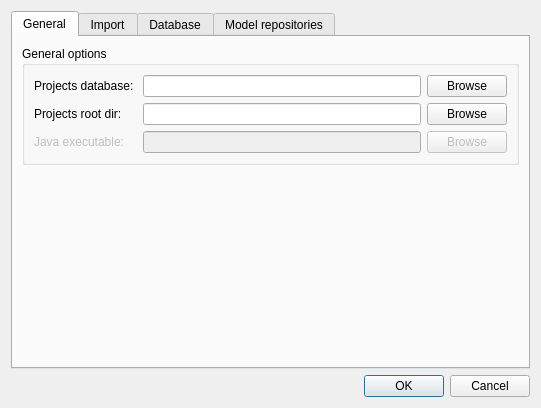
<?xml version="1.0" encoding="UTF-8"?>
<ui version="4.0">
 <class>Options</class>
 <widget class="QDialog" name="Options">
  <property name="geometry">
   <rect>
    <x>0</x>
    <y>0</y>
    <width>541</width>
    <height>408</height>
   </rect>
  </property>
  <property name="sizePolicy">
   <sizepolicy hsizetype="Minimum" vsizetype="Preferred">
    <horstretch>0</horstretch>
    <verstretch>0</verstretch>
   </sizepolicy>
  </property>
  <property name="windowTitle">
   <string> Options</string>
  </property>
  <layout class="QGridLayout" name="gridLayout">
   <item row="3" column="0">
    <widget class="QDialogButtonBox" name="buttonBox">
     <property name="enabled">
      <bool>true</bool>
     </property>
     <property name="standardButtons">
      <set>QDialogButtonBox::Cancel|QDialogButtonBox::Ok</set>
     </property>
    </widget>
   </item>
   <item row="0" column="0">
    <widget class="QTabWidget" name="tabWidget">
     <property name="enabled">
      <bool>true</bool>
     </property>
     <property name="tabShape">
      <enum>QTabWidget::Rounded</enum>
     </property>
     <property name="currentIndex">
      <number>0</number>
     </property>
     <property name="elideMode">
      <enum>Qt::ElideLeft</enum>
     </property>
     <widget class="QWidget" name="tabGeneral">
      <property name="enabled">
       <bool>true</bool>
      </property>
      <attribute name="title">
       <string>General</string>
      </attribute>
      <layout class="QGridLayout" name="gridLayout_2">
       <item row="1" column="0">
        <spacer name="verticalSpacer_2">
         <property name="orientation">
          <enum>Qt::Vertical</enum>
         </property>
         <property name="sizeHint" stdset="0">
          <size>
           <width>20</width>
           <height>40</height>
          </size>
         </property>
        </spacer>
       </item>
       <item row="0" column="0">
        <widget class="QGroupBox" name="groupBox">
         <property name="title">
          <string>General options </string>
         </property>
         <layout class="QGridLayout" name="gridLayout_12">
          <item row="0" column="0">
           <layout class="QGridLayout" name="gridLayout_3">
            <item row="2" column="0">
             <widget class="QLabel" name="label_5">
              <property name="enabled">
               <bool>false</bool>
              </property>
              <property name="text">
               <string>Java executable: </string>
              </property>
             </widget>
            </item>
            <item row="0" column="1">
             <widget class="QLineEdit" name="lineEditProjectsDatabase"/>
            </item>
            <item row="0" column="0">
             <widget class="QLabel" name="label">
              <property name="text">
               <string>Projects database: </string>
              </property>
             </widget>
            </item>
            <item row="2" column="1">
             <widget class="QLineEdit" name="lineEditJavaExe">
              <property name="enabled">
               <bool>false</bool>
              </property>
             </widget>
            </item>
            <item row="2" column="2">
             <widget class="QPushButton" name="btnBrowseJavaExe">
              <property name="enabled">
               <bool>false</bool>
              </property>
              <property name="text">
               <string>Browse</string>
              </property>
             </widget>
            </item>
            <item row="0" column="2">
             <widget class="QPushButton" name="btnBrowseProjectsDatabase">
              <property name="text">
               <string>Browse</string>
              </property>
             </widget>
            </item>
            <item row="1" column="2">
             <widget class="QPushButton" name="btnBrowseProjectsRootDir">
              <property name="text">
               <string>Browse</string>
              </property>
             </widget>
            </item>
            <item row="1" column="1">
             <widget class="QLineEdit" name="lineEditProjectsRootDir"/>
            </item>
            <item row="1" column="0">
             <widget class="QLabel" name="label_11">
              <property name="text">
               <string>Projects root dir:</string>
              </property>
             </widget>
            </item>
           </layout>
          </item>
         </layout>
        </widget>
       </item>
      </layout>
     </widget>
     <widget class="QWidget" name="tabImport">
      <attribute name="title">
       <string>Import</string>
      </attribute>
      <layout class="QGridLayout" name="gridLayout_7">
       <item row="1" column="0">
        <widget class="QGroupBox" name="groupBox_3">
         <property name="title">
          <string>Import app</string>
         </property>
         <layout class="QGridLayout" name="gridLayout_4">
          <item row="2" column="0">
           <layout class="QHBoxLayout" name="horizontalLayout">
            <item>
             <widget class="QLabel" name="label_8">
              <property name="text">
               <string>Jar file: </string>
              </property>
             </widget>
            </item>
            <item>
             <widget class="QLineEdit" name="lineEditImportJar"/>
            </item>
            <item>
             <widget class="QPushButton" name="btnBrowseImportJar">
              <property name="text">
               <string>Browse</string>
              </property>
             </widget>
            </item>
           </layout>
          </item>
         </layout>
        </widget>
       </item>
       <item row="2" column="0">
        <widget class="QGroupBox" name="groupBox_2">
         <property name="title">
          <string>VM arguments</string>
         </property>
         <layout class="QGridLayout" name="gridLayout_8">
          <item row="0" column="0">
           <widget class="QPlainTextEdit" name="plainTextEditImportVMArguments"/>
          </item>
         </layout>
        </widget>
       </item>
      </layout>
     </widget>
     <widget class="QWidget" name="tabDatabase">
      <attribute name="title">
       <string>Database</string>
      </attribute>
      <layout class="QGridLayout" name="gridLayout_6">
       <item row="0" column="0">
        <widget class="QGroupBox" name="groupBox_5">
         <property name="title">
          <string>Import database</string>
         </property>
         <layout class="QGridLayout" name="gridLayout_11">
          <item row="0" column="0">
           <layout class="QGridLayout" name="gridLayout_10">
            <item row="6" column="0">
             <widget class="QLabel" name="label_10">
              <property name="text">
               <string>Admin Password</string>
              </property>
             </widget>
            </item>
            <item row="4" column="1">
             <widget class="QLineEdit" name="lineEditDbUserPwd">
              <property name="echoMode">
               <enum>QLineEdit::PasswordEchoOnEdit</enum>
              </property>
             </widget>
            </item>
            <item row="2" column="1">
             <widget class="QLineEdit" name="lineEditDbPort"/>
            </item>
            <item row="5" column="0">
             <widget class="QLabel" name="label_9">
              <property name="text">
               <string>Admin</string>
              </property>
             </widget>
            </item>
            <item row="6" column="1">
             <widget class="QLineEdit" name="lineEditDbAdminPwd">
              <property name="echoMode">
               <enum>QLineEdit::PasswordEchoOnEdit</enum>
              </property>
             </widget>
            </item>
            <item row="2" column="0">
             <widget class="QLabel" name="label_4">
              <property name="text">
               <string>Port</string>
              </property>
             </widget>
            </item>
            <item row="0" column="1">
             <widget class="QLineEdit" name="lineEditDbHost"/>
            </item>
            <item row="1" column="1">
             <widget class="QLineEdit" name="lineEditDbDatabase"/>
            </item>
            <item row="5" column="1">
             <widget class="QLineEdit" name="lineEditDbAdmin"/>
            </item>
            <item row="4" column="0">
             <widget class="QLabel" name="label_7">
              <property name="text">
               <string>Password</string>
              </property>
             </widget>
            </item>
            <item row="1" column="0">
             <widget class="QLabel" name="label_3">
              <property name="text">
               <string>Database</string>
              </property>
             </widget>
            </item>
            <item row="0" column="0">
             <widget class="QLabel" name="label_2">
              <property name="layoutDirection">
               <enum>Qt::LeftToRight</enum>
              </property>
              <property name="text">
               <string>Host </string>
              </property>
             </widget>
            </item>
            <item row="3" column="0">
             <widget class="QLabel" name="label_6">
              <property name="text">
               <string>Username</string>
              </property>
             </widget>
            </item>
            <item row="3" column="1">
             <widget class="QLineEdit" name="lineEditDbUser"/>
            </item>
           </layout>
          </item>
         </layout>
        </widget>
       </item>
       <item row="1" column="0">
        <spacer name="verticalSpacer">
         <property name="orientation">
          <enum>Qt::Vertical</enum>
         </property>
         <property name="sizeHint" stdset="0">
          <size>
           <width>20</width>
           <height>40</height>
          </size>
         </property>
        </spacer>
       </item>
      </layout>
     </widget>
     <widget class="QWidget" name="tabModelrepos">
      <attribute name="title">
       <string>Model repositories</string>
      </attribute>
      <layout class="QGridLayout" name="gridLayout_14">
       <item row="0" column="0">
        <widget class="QGroupBox" name="groupBox_4">
         <property name="title">
          <string>Model repositories </string>
         </property>
         <layout class="QGridLayout" name="gridLayout_13">
          <item row="0" column="0">
           <layout class="QHBoxLayout" name="horizontalLayout_2">
            <item>
             <widget class="QListWidget" name="listWidgetModelRepos">
              <property name="selectionMode">
               <enum>QAbstractItemView::ExtendedSelection</enum>
              </property>
              <item>
               <property name="text">
                <string>http://www.sogeo.ch/models/</string>
               </property>
              </item>
              <item>
               <property name="text">
                <string>http://models.geo.admin.ch/</string>
               </property>
              </item>
             </widget>
            </item>
            <item>
             <layout class="QVBoxLayout" name="verticalLayout_2">
              <item>
               <widget class="QPushButton" name="btnAddModelRepo">
                <property name="text">
                 <string>Add</string>
                </property>
               </widget>
              </item>
              <item>
               <widget class="QPushButton" name="btnDeleteModelRepo">
                <property name="text">
                 <string>Delete</string>
                </property>
               </widget>
              </item>
              <item>
               <spacer name="verticalSpacer_3">
                <property name="orientation">
                 <enum>Qt::Vertical</enum>
                </property>
                <property name="sizeHint" stdset="0">
                 <size>
                  <width>20</width>
                  <height>40</height>
                 </size>
                </property>
               </spacer>
              </item>
             </layout>
            </item>
           </layout>
          </item>
         </layout>
        </widget>
       </item>
      </layout>
     </widget>
    </widget>
   </item>
  </layout>
 </widget>
 <resources/>
 <connections>
  <connection>
   <sender>buttonBox</sender>
   <signal>rejected()</signal>
   <receiver>Options</receiver>
   <slot>reject()</slot>
   <hints>
    <hint type="sourcelabel">
     <x>272</x>
     <y>383</y>
    </hint>
    <hint type="destinationlabel">
     <x>246</x>
     <y>279</y>
    </hint>
   </hints>
  </connection>
  <connection>
   <sender>buttonBox</sender>
   <signal>accepted()</signal>
   <receiver>Options</receiver>
   <slot>accept()</slot>
   <hints>
    <hint type="sourcelabel">
     <x>341</x>
     <y>382</y>
    </hint>
    <hint type="destinationlabel">
     <x>335</x>
     <y>270</y>
    </hint>
   </hints>
  </connection>
 </connections>
</ui>
